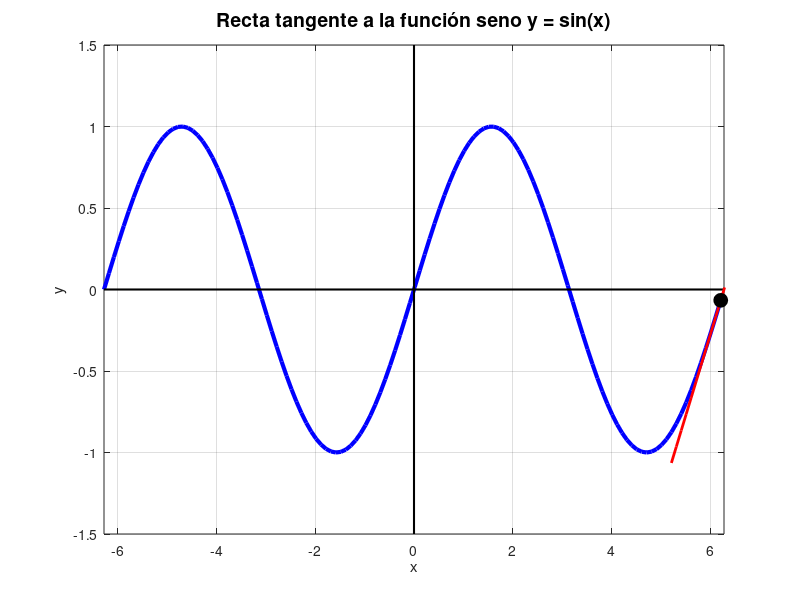

Write the MATLAB code that produced this figure.
% Código en MATLAB para visualizar la función seno y su recta tangente en cada punto

% Limpiar la pantalla y las variables
clc;
clear;

% Definir el rango de x para la función seno
x = -2*pi:0.1:2*pi;

% Definir la función seno y = sin(x)
y = sin(x);

% Graficar la función seno
figure;
plot(x, y, 'b', 'LineWidth', 3); % Función seno en azul grueso
hold on;
grid on;
axis([-2*pi 2*pi -1.5 1.5]); % Ajustar los ejes para mejor visualización
xlabel('x');
ylabel('y');
title('Recta tangente a la función seno y = sin(x)', 'FontSize', 14);

% Dibujar el eje x (y = 0)
plot([-2*pi, 2*pi], [0, 0], 'k', 'LineWidth', 1.5); % Eje x en negro

% Dibujar el eje y (x = 0)
plot([0, 0], [-1.5, 1.5], 'k', 'LineWidth', 1.5); % Eje y en negro

% Pausa inicial de 2 segundos
pause(2);

% Bucle para mover la recta tangente a lo largo de la curva
for i = 1:length(x)
    % Punto actual en la curva
    x0 = x(i);
    y0 = sin(x0);
    
    % Derivada de y = sin(x) (pendiente de la recta tangente)
    m = cos(x0); % dy/dx = cos(x)
    
    % Definir la recta tangente y = m(x - x0) + y0
    x_tangent = x0 - 1:0.1:x0 + 1; % Rango de x para la recta tangente
    y_tangent = m*(x_tangent - x0) + y0;
    
    % Graficar la recta tangente
    plot(x_tangent, y_tangent, 'r', 'LineWidth', 2); % Recta tangente en rojo
    plot(x0, y0, 'ko', 'MarkerFaceColor', 'k', 'MarkerSize', 10); % Punto de tangencia en negro
    
    % Pausa para visualizar el movimiento
    pause(0.05);
    
    % Borrar la recta tangente anterior (excepto en la última iteración)
    if i < length(x)
        clf;
        plot(x, y, 'b', 'LineWidth', 3); % Volver a graficar la función seno
        hold on;
        grid on;
        axis([-2*pi 2*pi -1.5 1.5]); % Mantener los ejes ajustados
        xlabel('x');
        ylabel('y');
        title('Recta tangente a la función seno y = sin(x)', 'FontSize', 14);
        
        % Volver a dibujar los ejes x e y
        plot([-2*pi, 2*pi], [0, 0], 'k', 'LineWidth', 1.5); % Eje x en negro
        plot([0, 0], [-1.5, 1.5], 'k', 'LineWidth', 1.5); % Eje y en negro
    end
end